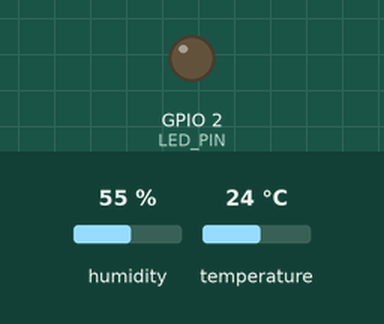
Bench run of a sketch on a simulated ESP32. Shown: output pins drawn as LEDs (lit = HIGH). The inputs (shaded band) are chosen by the test bench; at power-on: temperature 24 °C, humidity 55 %. WiFi joins after 1.5 s; servers stay silent unless stated; no MQTT or app messages arrive unless stated.

Above: at 2.7 s.
2.8 s: temperature set to 29.3 °C
6.2 s: temperature set to 30.3 °C
At 10.9 s:
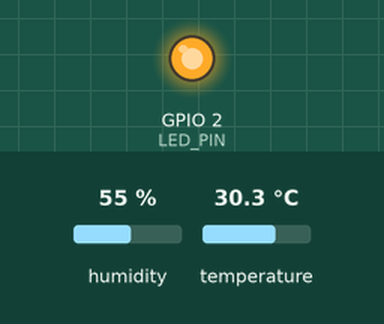
11.5 s: temperature set to 12 °C
At 16.0 s:
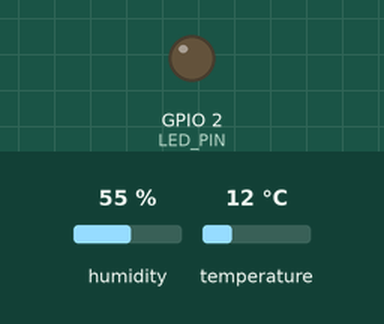
16.5 s: temperature set to 33 °C
At 21.1 s:
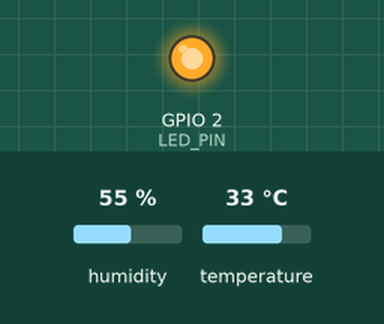
Timing chart, 0 to 22.5 s (numbered marks = the images above; inputs shaded):
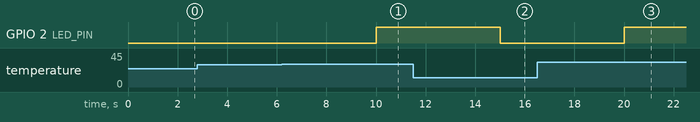

Measured:
- the behaviour switches between 29.9 and 30 °C on temperature (found by bisection; images 0 and 1)
- after the input at 2.8 s, every drawn part: stays the same
- after the input at 6.2 s, GPIO 2 (LED_PIN): LOW → HIGH after 3.8 s
- after the input at 11.5 s, GPIO 2 (LED_PIN): HIGH → LOW after 3.5 s
- after the input at 16.5 s, GPIO 2 (LED_PIN): LOW → HIGH after 3.5 s

The sketch:

codigo_esp32.ino
```cpp
#include <WiFi.h>
#include <PubSubClient.h>
#include "DHTesp.h"

#define DHT_PIN 15
#define LED_PIN 2

const char* ssid = "Wokwi-GUEST";
const char* password = "";

const char* mqtt_server = "test.mosquitto.org";
const int mqtt_port = 1883;

const char* mqtt_client_id = "luiz_esp32_oiot";
const char* topic_sensor = "oiot/luiz/sensor";
const char* topic_atuador = "oiot/luiz/atuador";

WiFiClient espClient;
PubSubClient client(espClient);
DHTesp dht;

unsigned long lastMsg = 0;
const long interval = 5000;
bool manualOverride = false;

void setup_wifi() {
  delay(10);
  WiFi.mode(WIFI_STA);
  WiFi.begin(ssid, password);
  while (WiFi.status() != WL_CONNECTED) {
    delay(500);
  }
}

void callback(char* topic, byte* message, unsigned int length) {
  String msg;
  for (int i = 0; i < length; i++) msg += (char)message[i];

  if (String(topic) == topic_atuador) {
    manualOverride = true;
    if (msg == "ON") digitalWrite(LED_PIN, HIGH);
    else if (msg == "OFF") digitalWrite(LED_PIN, LOW);
  }
}

void reconnect() {
  while (!client.connected()) {
    if (client.connect(mqtt_client_id)) {
      client.subscribe(topic_atuador);
    } else {
      delay(2000);
    }
  }
}

void setup() {
  Serial.begin(115200);
  pinMode(LED_PIN, OUTPUT);
  dht.setup(DHT_PIN, DHTesp::DHT22);
  setup_wifi();
  client.setServer(mqtt_server, mqtt_port);
  client.setCallback(callback);
}

void loop() {
  if (!client.connected()) reconnect();
  client.loop();

  unsigned long now = millis();
  if (now - lastMsg > interval) {
    lastMsg = now;
    TempAndHumidity data = dht.getTempAndHumidity();

    float temp = data.temperature;
    float hum = data.humidity;

    String payload = "{\"temp\":" + String(temp, 2) + ",\"umid\":" + String(hum, 2) + "}";
    client.publish(topic_sensor, payload.c_str());

    if (!manualOverride) {
      if (temp >= 30.0) digitalWrite(LED_PIN, HIGH);
      else digitalWrite(LED_PIN, LOW);
    }
  }
}
```
